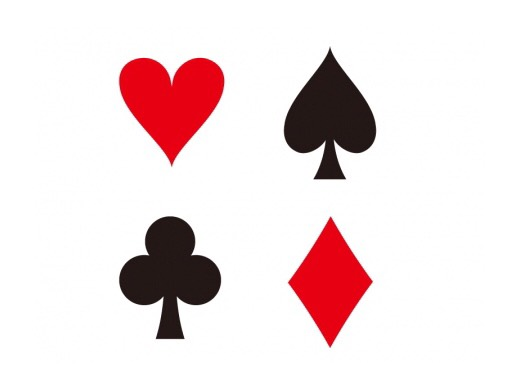
#> input picture sample.jpg, 520 x 389 px
$ python label1.py
#> lines starting #> are read from the running program, lines starting #| are printed output that depends on the picture; after the words box and inside, x2 and y2 are one past the last pixel; in counts of white or black regions, pixels touching at a corner belong together
import cv2
import numpy as np
import random
import sys

# 画像の読み込み
img = cv2.imread('sample.jpg')
#> img is the input picture: shape (389, 520, 3); mean B, G, R 225, 224.1, 238.5

# グレースケール化
gray = cv2.cvtColor(img, cv2.COLOR_BGR2GRAY)
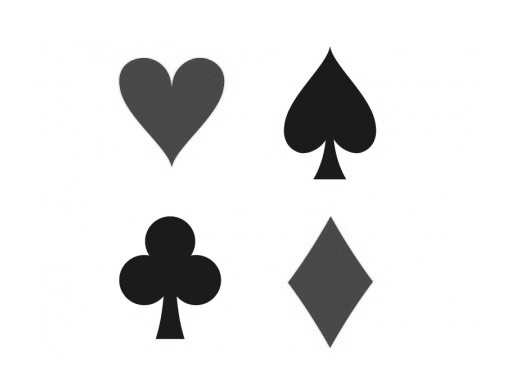
#> gray: shape (389, 520); min 17, max 255, mean 228.5

# 大津の二値化
gray = cv2.threshold(gray, 0, 255, cv2.THRESH_BINARY | cv2.THRESH_OTSU)[1]
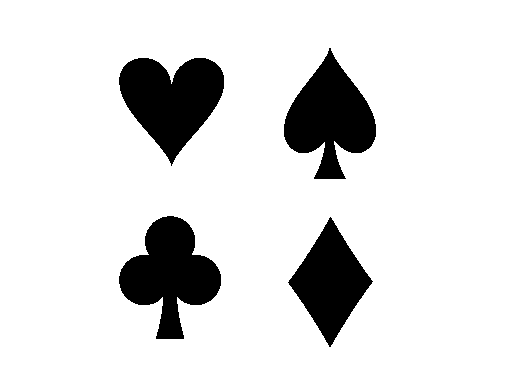
#> gray: shape (389, 520); 87.3% white; 4 black regions, box (x1, y1, x2, y2) and area: (119, 58, 224, 166) 6891, (119, 216, 221, 339) 6842, (284, 48, 376, 179) 6633, (288, 217, 373, 347) 5326

# 白黒反転
gray = cv2.bitwise_not(gray)

# ラベリング処理(簡易版)
n, label = cv2.connectedComponents(gray)
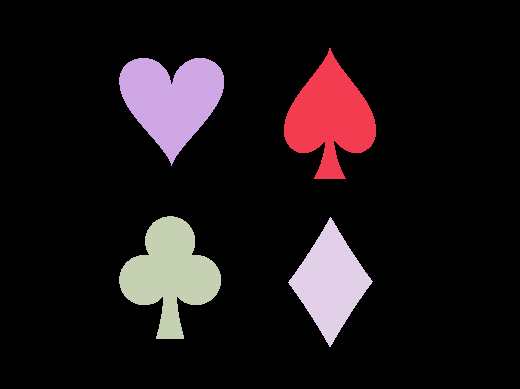
#> label: shape (389, 520) int32; 5 distinct labels, from 0 to 4; one colour per label, 0 black
#> n = 5

# ラベリング結果書き出し準備
color_src = cv2.cvtColor(gray, cv2.COLOR_GRAY2BGR)
height, width = gray.shape[:2]
#> height = 389; width = 520
colors = []

for i in range(1, n + 1):
    colors.append(np.array([random.randint(0, 255), random.randint(0, 255), random.randint(0, 255)]))

# ラベリング結果を表示
# 各オブジェクトをランダム色でペイント
for y in range(0, height):
    for x in range(0, width):
        if label[y, x] > 0:
            color_src[y, x] = colors[label[y, x]]
        else:
            color_src[y, x] = [0, 0, 0]
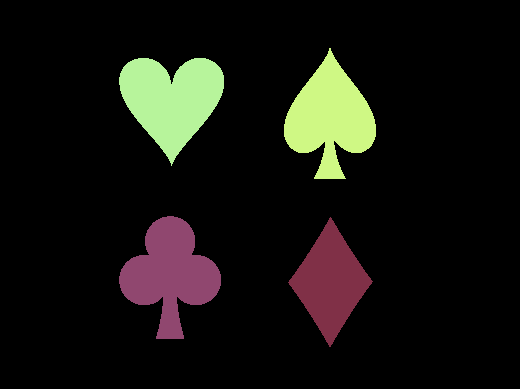
#> color_src: shape (389, 520, 3); mean B, G, R 15.2, 20.1, 21.3

# オブジェクトの総数を黄文字で表示
cv2.putText(color_src, str(n - 1), (70, 70), cv2.FONT_HERSHEY_PLAIN, 1, (0, 255, 255))
#> color_src: shape (389, 520, 3); 0.01% of pixels changed, all inside (x1, y1, x2, y2) = (71, 60, 80, 70)

# 画像の保存
cv2.imwrite('sample_label1.jpg', color_src)
